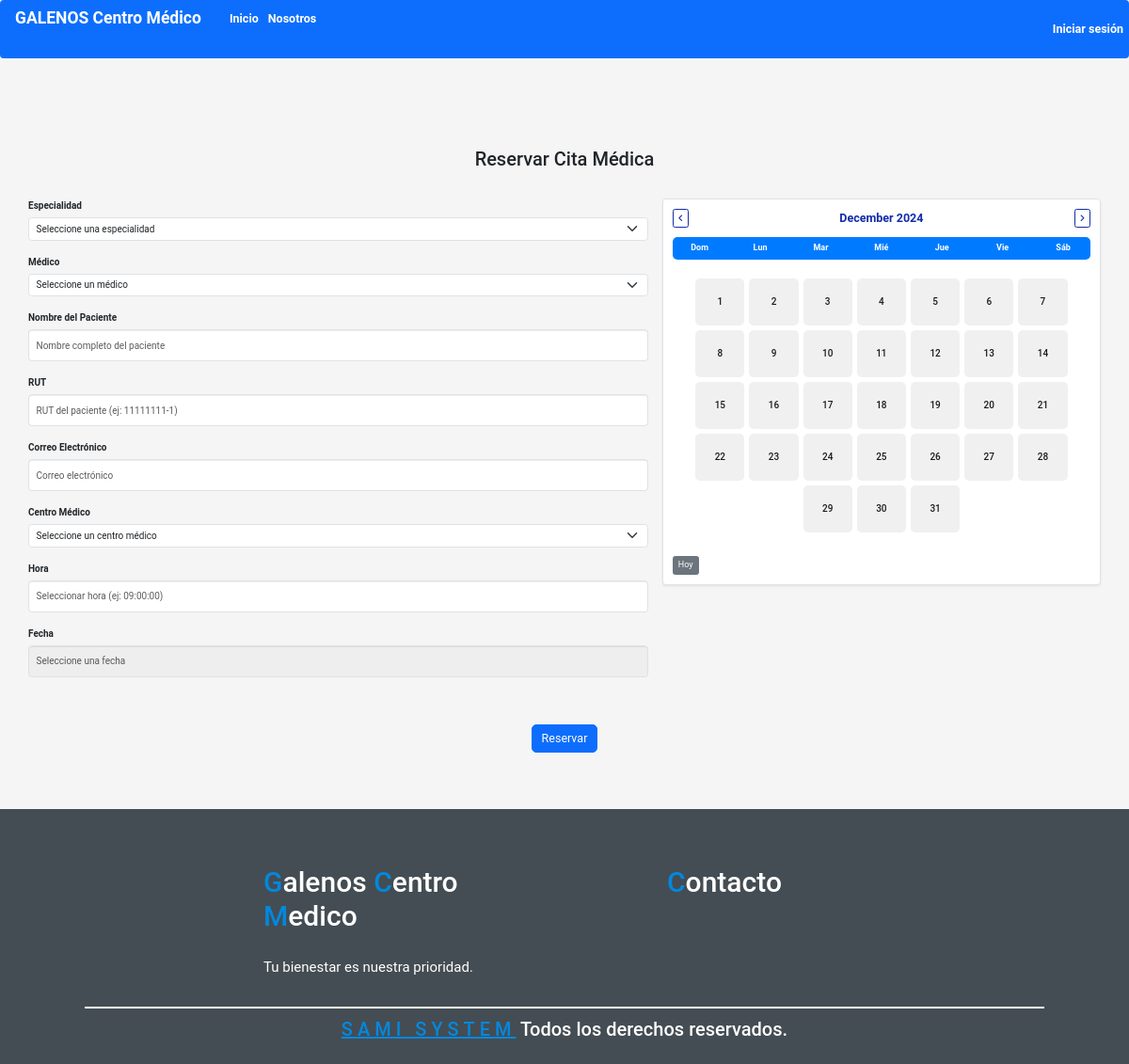
The app's page /hora, older data.
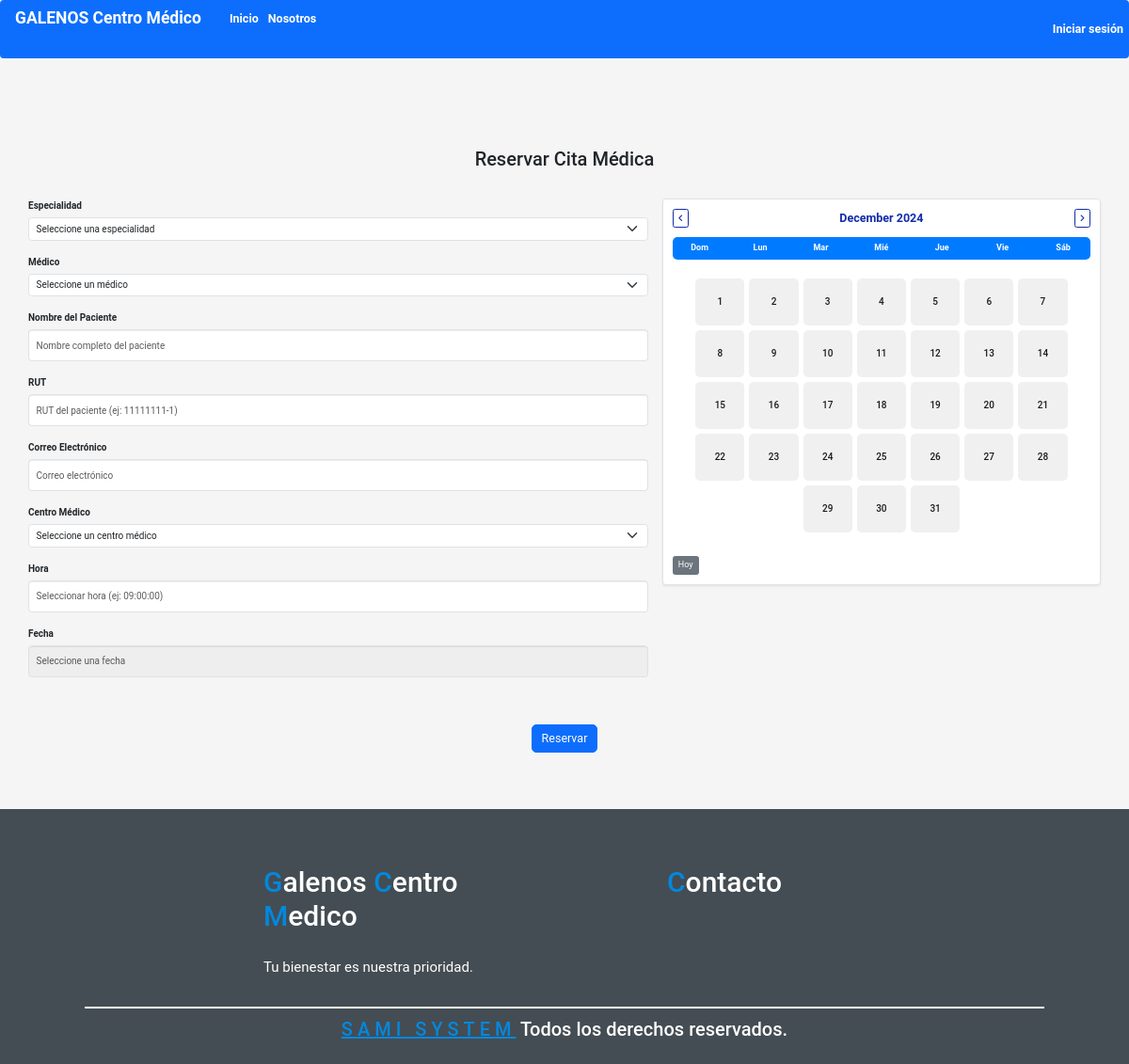
The same page, newer data.
### crud/models.py (models this page shows)
class EspecialidadMedico(models.Model):
    ESPECIALIDAD_CHOICES = [
        ('cardiologia', 'Cardiología'),
        ('pediatria', 'Pediatría'),
        ('dermatologia', 'Dermatología'),
    ]
    medico = models.ForeignKey(
        Usuario,
        limit_choices_to={'tipo_usuario': 'medico'},
        on_delete=models.CASCADE,
        verbose_name="Médico"
    )
    especialidad = models.CharField(
        max_length=50,
        choices=ESPECIALIDAD_CHOICES,
        verbose_name="Especialidad"
    )
    def __str__(self):
        return dict(self.ESPECIALIDAD_CHOICES).get(self.especialidad, 'No definida')

### crud/views.py (the view)
# urls.py: path('hora', views.hora, name='hora'),  # Vista de hora
def hora(request):
    especialidad_seleccionada = request.GET.get('especialidad', None)
    doctor_seleccionado = request.GET.get('doctor', None)
    centros_medicos = CentroMedico.objects.all()
    especialidades = EspecialidadMedico.ESPECIALIDAD_CHOICES
    medicos = Usuario.objects.filter(tipo_usuario='medico')
    if especialidad_seleccionada:
        medicos = medicos.filter(especialidadmedico__especialidad=especialidad_seleccionada)
    if doctor_seleccionado:
        medicos = medicos.filter(id=doctor_seleccionado)
    no_medicos_disponibles = not medicos.exists()
    if request.method == "POST":
        formulario = ReservaCitaForm(request.POST)
        if formulario.is_valid():
            formulario.save()
            messages.success(request, "Cita reservada con éxito.")
            return redirect('hora')  # Cambia 'hora' por el nombre de tu URL si es necesario
        else:
            messages.error(request, "Por favor, corrige los errores en el formulario.")
    else:
        formulario = ReservaCitaForm(initial={
            'especialidad': especialidad_seleccionada,
            'medico': doctor_seleccionado,
        })
    return render(request, 'paginas/hora.html', {
        'formulario': formulario,
        'medicos': medicos,
        'especialidades': especialidades,
        'especialidad_seleccionada': especialidad_seleccionada,
        'doctor_seleccionado': doctor_seleccionado,
        'centros_medicos': centros_medicos,
        'no_medicos_disponibles': no_medicos_disponibles,
    })

### crud/models.py (called while the page is built)
    def __str__(self):
        return self.nombre_completo

    def __str__(self):
        return self.nombre

### crud/templates/paginas/hora.html (shortened to what the changed rows need)
{% extends "base.html" %}
{% load static %}
{% block contenido %}
<head>
    <link
        rel="stylesheet"
        href="https://cdnjs.cloudflare.com/ajax/libs/font-awesome/6.2.0/css/all.min.css"
    />
    <link
        rel="stylesheet"
        href="https://cdnjs.cloudflare.com/ajax/libs/bootstrap/5.3.0/css/bootstrap.min.css"
    />
    <link rel="stylesheet" href="{% static 'core/css/style_c.css' %}">
</head>
<section id="reserva-cita" class="reserva-cita-section py-5" aria-labelledby="reserva-cita-title">
    <div class="container">
        <h2 id="reserva-cita-title" class="text-center mb-5">Reservar Cita Médica</h2>
        <form method="POST" action="{% url 'hora' %}">
            <div class="row">
                <div class="col-lg-7">
                    <div class="form-group">
                        <label for="especialidad">Especialidad</label>
                        {{ formulario.especialidad }}
                    </div>
                    <div class="form-group">
                        <label for="medico">Médico</label>
                        {{ formulario.medico }}
                    </div>
                </div>
            </div>
        </form>
    </div>
</section>
{% endblock %}

Row changes from the older to the newer data that the page shows:
added EspecialidadMedico: medico "Seleccione un médico"
